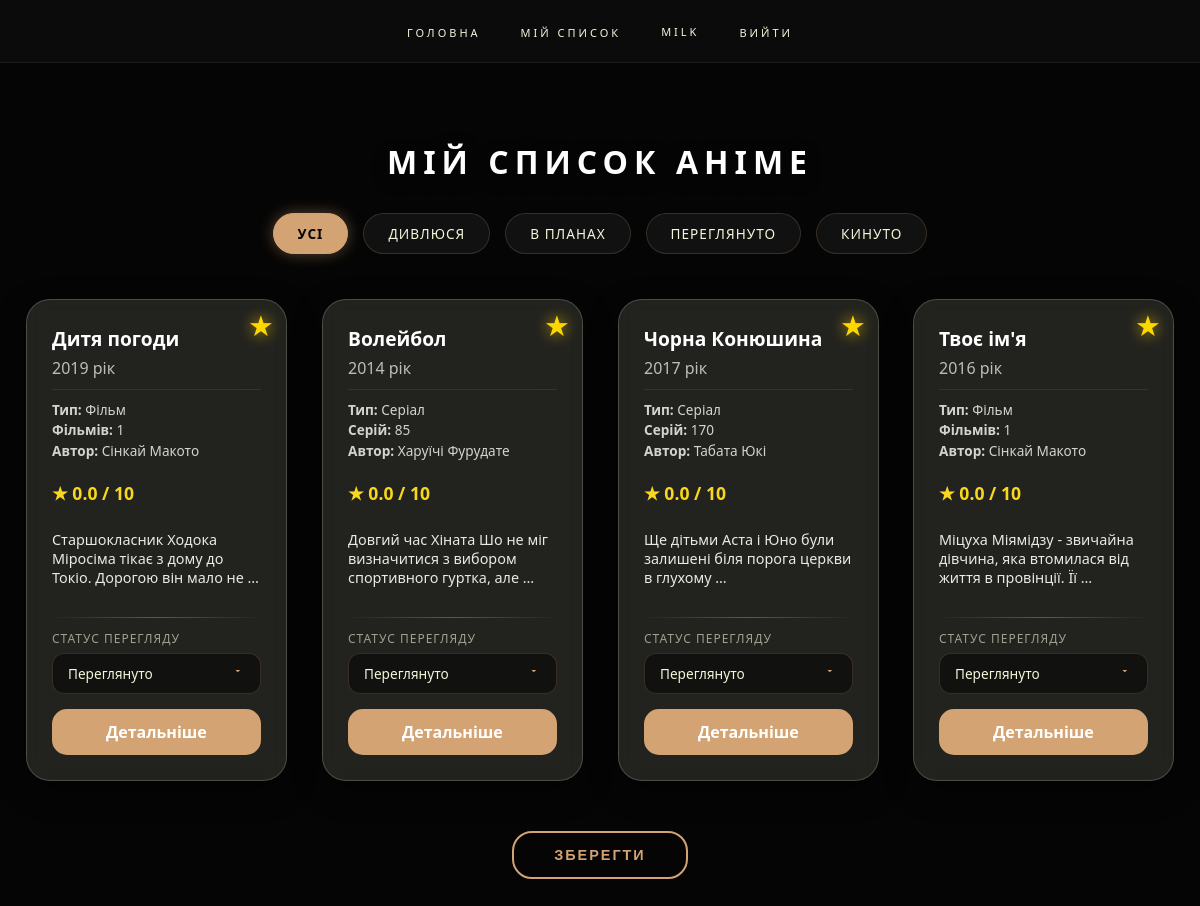
The app's page /profiles/my-list/ (signed in) with its own data.
### profiles/models.py (models this page shows, shortened)
class Profile(models.Model):
    user = models.OneToOneField(User, on_delete=models.CASCADE)
    account_number = models.IntegerField("Номер акаунту", unique=True, null=True, blank=True, editable=False)
    nickname = models.CharField("Нікнейм", max_length=100, blank=True)
    avatar = models.ImageField("Аватар", upload_to='avatars/', null=True, blank=True)
    bio = models.TextField("Про себе", max_length=500, blank=True)
    birth_date = models.DateField("Дата народження", null=True, blank=True)
    region = models.CharField("Регіон", max_length=100, blank=True, default="Священні землі")
    class Meta:
        verbose_name = "Профіль"
        verbose_name_plural = "Профілі"

class UserAnime(models.Model):
    STATUS_CHOICES = [
        ('WATCHING', 'Дивлюся'),
        ('WATCHED', 'Переглянуто'),
        ('PLANNING', 'У планах'),
        ('DROPPED', 'Кинуто'),
    ]
    user = models.ForeignKey(User, on_delete=models.CASCADE)
    anime = models.ForeignKey('anime.Anime', on_delete=models.CASCADE)
    status = models.CharField("Статус", max_length=20, choices=STATUS_CHOICES, default='PLANNING')
    episodes_watched = models.PositiveIntegerField("Переглянуто серій", default=0)
    comment = models.TextField("Мій коментар", blank=True)
    class Meta:
        verbose_name = "Аніме у списку"
        verbose_name_plural = "Списки аніме користувачів"
    from django.db.models.signals import post_save
    from django.dispatch import receiver
    from django.conf import settings

### anime/models.py (models this page shows, shortened)
class Anime(models.Model):
    title = models.CharField("Назва", max_length=250)
    poster = models.ImageField("Постер", upload_to='images/posters')
    description = models.TextField("Опис", blank=True)
    age_rating = models.CharField(max_length=15, blank=True, null=True, verbose_name="Віковий рейтинг")
    related_anime = models.ManyToManyField('self', blank=True, verbose_name="Пов'язані тайтли")
    TYPE_CHOICES = [('TV', 'Серіал'), ('MOVIE', 'Фільм'), ('OVA', 'OVA')]
    anime_type = models.CharField("Тип", max_length=10, choices=TYPE_CHOICES, default='TV')
    episodes = models.PositiveIntegerField("Кількість серій", default=0)
    movies_count = models.PositiveIntegerField("Кількість фільмів", default=0)
    ova_count = models.IntegerField(default=0, verbose_name="Кількість OVA")
    genres = models.ManyToManyField(Genre, related_name="anime", verbose_name="Жанри")
    authors = models.ManyToManyField(Author, related_name="anime", verbose_name="Автори")
    dub_studios = models.ManyToManyField(DubStudio, related_name="anime", verbose_name="Студії дубляжу")
    release = models.DateField("Дата релізу")
    trailer_url = models.URLField("Посилання на трейлер", blank=True)
    rating = models.DecimalField(
        "Рейтинг",
        max_digits=3, decimal_places=1, default=0.0,
        validators=[MinValueValidator(0.0), MaxValueValidator(10.0)]
    )
    class Meta:
        verbose_name = "Аніме"
        verbose_name_plural = "Аніме"
        ordering = ['title']

class Author(models.Model):
    name = models.CharField("Автор", max_length=100)
    class Meta:
        verbose_name = "Автор"
        verbose_name_plural = "Автори"

### profiles/views.py (the view, shortened to what this page needs)
# urls.py: path('my-list/', views.my_list, name='my_list'),
@login_required
def my_list(request):
    anime_list = UserAnime.objects.filter(user=request.user)
    return render(request, 'profiles/profile_list.html', {'anime_list': anime_list})

### profiles/templates/profiles/profile_list.html (shortened to what this page needs)
<!DOCTYPE html>
<html lang="uk">
<head>
</head>
<body>
    <nav class="nav-menu">
        <ul class="nav-list">
            <li><a href="{% url 'anime:anime_list' %}" class="nav-link">Головна</a></li>
            <li><a href="{% url 'profiles:my_list' %}" class="nav-link">Мій список</a></li>
            {% if user.is_authenticated %}
                <a href="{% url 'profiles:profile_detail' user.profile.pk %}" class="nav-link">{{ user.profile.nickname|default:user.username|upper }}</a>
                <li><a href="{% url 'logout' %}" class="nav-link">Вийти</a></li>
            {% else %}
                <li><a href="{% url 'login' %}" class="nav-link">Увійти</a></li>
            {% endif %}
        </ul>
    </nav>
    <h1>Мій Список Аніме</h1>
    <div class="filter-container">
        <button type="button" class="filter-btn active" data-filter="ALL">Усі</button>
        <button type="button" class="filter-btn" data-filter="WATCHING">Дивлюся</button>
        <button type="button" class="filter-btn" data-filter="PLANNING">В планах</button>
        <button type="button" class="filter-btn" data-filter="COMPLETED">Переглянуто</button>
        <button type="button" class="filter-btn" data-filter="DROPPED">Кинуто</button>
    </div>
    <form method="post" action="">
        <ul class="anime-grid">
            {% for item in anime_list %}
                <li class="anime-card" data-current-status="{{ item.status }}" style="animation-delay: 0.{{ forloop.counter0 }}s;">
                    {% if user.is_authenticated %}
                        <div class="watchlist-form-card">
                            <button type="button"
                                    class="btn-quick-add ajax-star-btn"
                                    data-url="{% url 'anime:toggle_watchlist' item.anime.pk %}"
                                    title="Видалити зі списку">
                                ★
                            </button>
                        </div>
                    {% endif %}
                    <strong class="anime-title">{{ item.anime.title }}</strong>
                    <span style="opacity: 0.7;">{{ item.anime.release|date:"Y" }} рік</span>
                    <div class="anime-meta">
                        <div><strong>Тип:</strong> {{ item.anime.get_anime_type_display }}</div>
                        {% if item.anime.anime_type == 'MOVIE' %}
                            <div><strong>Фільмів:</strong> {{ item.anime.movies_count|default:"1" }}</div>
                        {% else %}
                            <div><strong>Серій:</strong> {{ item.anime.episodes }}</div>
                        {% endif %}
                        <div><strong>Автор:</strong>
                            {% for author in item.anime.authors.all %}
                                {{ author.name }}{% if not forloop.last %}, {% endif %}
                            {% empty %} Не вказано {% endfor %}
                        </div>
                    </div>
                    <p class="rating">★ {{ item.anime.rating|default:"0.0" }} / 10</p>
                    <p style="font-size: 0.9em; opacity: 0.9; margin-bottom: 15px;">
                        {{ item.anime.description|truncatewords:12 }}
                    </p>
                    <div class="status-select-wrapper">
                        <label>Статус перегляду</label>
                        <select name="status_{{ item.id }}" class="status-select js-status-select">
                            <option value="COMPLETED" {% if item.status == 'COMPLETED' %}selected{% endif %}>Переглянуто</option>
                        </select>
                    </div>
                    <a href="{% url 'anime:anime_detail' item.anime.pk %}" class="btn-detail">Детальніше</a>
                </li>
            {% empty %}
                <li id="empty-message" style="grid-column: 1/-1; text-align: center; padding: 80px 20px; opacity: 1;">
                    <p style="font-size: 1.5em; opacity: 0.5;">Цей список порожній..</p>
                </li>
            {% endfor %}
        </ul>
        {% if anime_list %}
            <div class="sync-container">
                <button type="submit" class="btn-sync">Зберегти</button>
            </div>
        {% endif %}
    </form>
</body>
</html>

### records on screen
UserAnime: anime "Дитя погоди", anime.release "2019", anime.anime_type "Фільм", anime.movies_count "1", anime.rating "0.0", anime.description "Старшокласник Ходока Міросіма тікає з дому до Токіо. Дорогою він мало не …", status+id "Переглянуто"
Author: name "Сінкай Макото"
UserAnime: anime "Волейбол", anime.release "2014", anime.anime_type "Серіал", anime.episodes "85", anime.rating "0.0", anime.description "Довгий час Хіната Шо не міг визначитися з вибором спортивного гуртка, але …", status+id "Переглянуто"
Author: name "Харуїчі Фурудате"
UserAnime: anime "Чорна Конюшина", anime.release "2017", anime.anime_type "Серіал", anime.episodes "170", anime.rating "0.0", anime.description "Ще дітьми Аста і Юно були залишені біля порога церкви в глухому …", status+id "Переглянуто"
Author: name "Табата Юкі"
UserAnime: anime "Твоє ім'я", anime.release "2016", anime.anime_type "Фільм", anime.movies_count "1", anime.rating "0.0", anime.description "Міцуха Міямідзу - звичайна дівчина, яка втомилася від життя в провінції. Її …", status+id "Переглянуто"

### other values on screen
{{ user.profile.nickname|default:user.username|upper }} "MILK"
